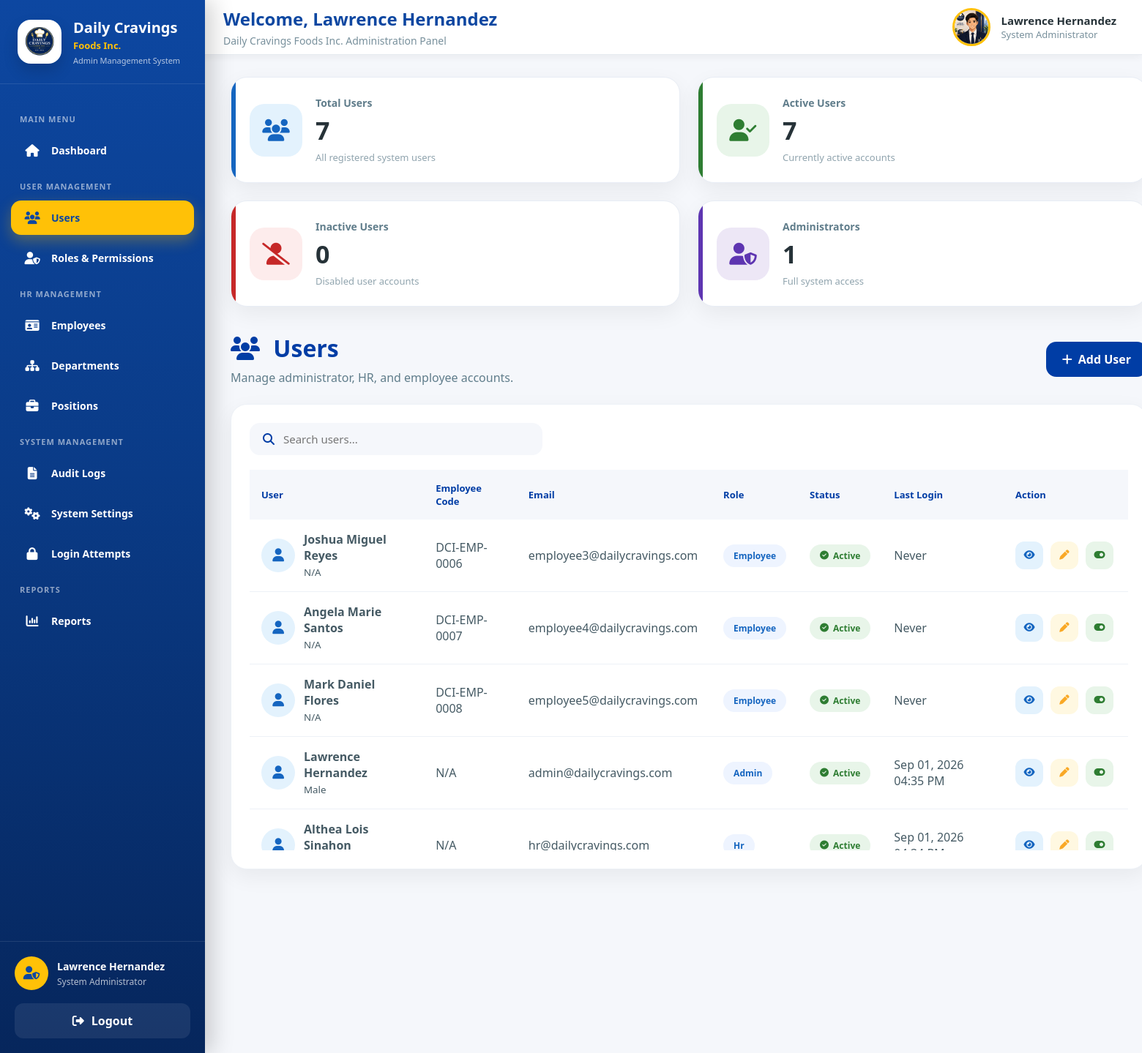
The page /admin/users.php (signed in) on the database its author committed.
### tables this page shows
CREATE TABLE `users` (
  `user_id` int(11) NOT NULL,
  `employee_id` int(11) DEFAULT NULL,
  `full_name` varchar(150) NOT NULL,
  `email` varchar(150) NOT NULL,
  `password` varchar(255) NOT NULL,
  `role` enum('admin','hr','employee') NOT NULL,
  `gender` enum('Male','Female') DEFAULT NULL,
  `profile_picture` varchar(255) DEFAULT NULL,
  `status` enum('active','inactive','locked') DEFAULT 'active',
  `last_login` datetime DEFAULT NULL,
  `created_at` timestamp NOT NULL DEFAULT current_timestamp()
);

CREATE TABLE `employees` (
  `employee_id` int(11) NOT NULL,
  `employee_code` varchar(50) DEFAULT NULL,
  `first_name` varchar(100) DEFAULT NULL,
  `middle_name` varchar(100) DEFAULT NULL,
  `last_name` varchar(100) DEFAULT NULL,
  `email` varchar(150) DEFAULT NULL,
  `phone` varchar(20) DEFAULT NULL,
  `birthdate` date DEFAULT NULL,
  `gender` varchar(20) DEFAULT NULL,
  `civil_status` varchar(50) DEFAULT NULL,
  `address` text DEFAULT NULL,
  `department_id` int(11) DEFAULT NULL,
  `position_id` int(11) DEFAULT NULL,
  `basic_salary` decimal(10,2) DEFAULT 0.00,
  `employment_status` enum('Active','Inactive','On Leave','Suspended','Resigned','Terminated') DEFAULT 'Active',
  `hire_date` date DEFAULT NULL,
  `created_at` timestamp NOT NULL DEFAULT current_timestamp()
);

### config/permissions.php (called while the page is built, shortened)
<?php
function userHasPermission(PDO $conn, string $role, string $permissionKey): bool
{
    if ($role === 'admin') {
        return true;
    }
    $stmt = $conn->prepare("
        SELECT COUNT(*)
        FROM role_permissions rp
        INNER JOIN permissions p
            ON p.permission_id = rp.permission_id
        WHERE rp.role = ?
          AND p.permission_key = ?
    ");
    $stmt->execute([$role, $permissionKey]);
    $result = (bool) $stmt->fetchColumn();
    return $result;
}
?>

### admin/users.php (the view, shortened to what this page needs)
<?php
require_once "../config/db.php";
require_once "../config/permissions.php";
$currentRole = $_SESSION['role'] ?? '';
$canAddUsers          = userHasPermission($conn, $currentRole, 'add_users');
$canEditUsers         = userHasPermission($conn, $currentRole, 'edit_users');
$canViewUserDetails   = userHasPermission($conn, $currentRole, 'view_user_details');
$canToggleUserStatus  = userHasPermission($conn, $currentRole, 'toggle_user_status');
$totalUsers = $conn->query("
    SELECT COUNT(*)
    FROM users
")->fetchColumn();
$activeUsers = $conn->query("
    SELECT COUNT(*)
    FROM users
    WHERE status = 'active'
")->fetchColumn();
$inactiveUsers = $conn->query("
    SELECT COUNT(*)
    FROM users
    WHERE status = 'inactive'
")->fetchColumn();
$adminUsers = $conn->query("
    SELECT COUNT(*)
    FROM users
    WHERE role = 'admin'
")->fetchColumn();
$sql = "
SELECT
    u.user_id,
    u.employee_id,
    u.full_name,
    u.email,
    u.role,
    u.gender,
    u.status,
    u.last_login,
    u.created_at,
    u.profile_picture,
    e.employee_code
FROM users u
LEFT JOIN employees e
    ON u.employee_id = e.employee_id
WHERE 1
";
$params = [];
$sql .= "
ORDER BY
    u.created_at DESC
";
$stmt = $conn->prepare($sql);
$stmt->execute($params);
$users = $stmt->fetchAll(PDO::FETCH_ASSOC);
?>
<!DOCTYPE html>
<html lang="en">
<head>
    <link rel="stylesheet" href="../assets/css/global.css">
    <link rel="stylesheet" href="../assets/css/admin.css">
    <link rel="stylesheet" href="https://cdnjs.cloudflare.com/ajax/libs/font-awesome/6.7.2/css/all.min.css">
</head>
<body>
<div class="admin-wrapper">
    <?php require_once "includes/sidebar.php"; ?>
    <div class="admin-content-wrapper">
        <?php require_once "includes/header.php"; ?>
        <main class="admin-main">
        <section class="admin-user-page">
                <div class="admin-user-summary-grid" id="usersSummaryGrid">
                <div class="admin-user-summary-card blue">
                    <div class="admin-user-summary-icon">
                        <i class="fa-solid fa-users"></i>
                    </div>
                    <div class="admin-user-summary-content">
                        <span>Total Users</span>
                        <h2>
                            <?= number_format($totalUsers); ?>
                        </h2>
                        <p>All registered system users</p>
                    </div>
                </div>
                <div class="admin-user-summary-card green">
                    <div class="admin-user-summary-icon">
                        <i class="fa-solid fa-user-check"></i>
                    </div>
                    <div class="admin-user-summary-content">
                        <span>Active Users</span>
                        <h2>
                            <?= number_format($activeUsers); ?>
                        </h2>
                        <p>Currently active accounts</p>
                    </div>
                </div>
                <div class="admin-user-summary-card red">
                    <div class="admin-user-summary-icon">
                        <i class="fa-solid fa-user-slash"></i>
                    </div>
                    <div class="admin-user-summary-content">
                        <span>Inactive Users</span>
                        <h2>
                            <?= number_format($inactiveUsers); ?>
                        </h2>
                        <p>Disabled user accounts</p>
                    </div>
                </div>
                <div class="admin-user-summary-card purple">
                    <div class="admin-user-summary-icon">
                        <i class="fa-solid fa-user-shield"></i>
                    </div>
                    <div class="admin-user-summary-content">
                        <span>Administrators</span>
                        <h2>
                            <?= number_format($adminUsers); ?>
                        </h2>
                        <p>Full system access</p>
                    </div>
                </div>
            </div>
            <div class="admin-user-header">
                <div class="admin-user-title">
                    <h1>
                        <i class="fa-solid fa-users"></i>
                        Users
                    </h1>
                    <p>Manage administrator, HR, and employee accounts.</p>
                </div>
                <?php if ($canAddUsers): ?>
                    <a
                        href="user_add.php"
                        class="admin-user-add-btn"
                    >
                        <i class="fa-solid fa-plus"></i>
                        Add User
                    </a>
                <?php endif; ?>
            </div>
            <div class="admin-user-table-card">
                <div class="admin-user-search">
                    <div class="admin-user-search-box">
                        <i class="fa-solid fa-magnifying-glass"></i>
                        <input
                            type="text"
                            id="userSearch"
                            placeholder="Search users..."
                            autocomplete="off"
                        >
                    </div>
                </div>
                <div class="admin-user-table-wrapper">
                    <table class="admin-user-table">
                        <thead>
                            <tr>
                                <th>User</th>
                                <th>Employee Code</th>
                                <th>Email</th>
                                <th>Role</th>
                                <th>Status</th>
                                <th>Last Login</th>
                                <th width="170">
                                    Action
                                </th>
                            </tr>
                        </thead>
                        <tbody id="userTableBody">
                            <?php if (!empty($users)): ?>
                                <?php foreach ($users as $user): ?>
                                    <tr class="user-row">
                                        <td>
                                            <div class="admin-user-name">
                                                <div class="admin-user-avatar">
                                                    <?php if (!empty($user["profile_picture"])): ?>
                                                        <img
                                                            src="../uploads/profile/<?= htmlspecialchars($user["profile_picture"]); ?>"
                                                            alt="Profile"
                                                        >
                                                    <?php else: ?>
                                                        <i class="fa-solid fa-user"></i>
                                                    <?php endif; ?>
                                                </div>
                                                <div>
                                                    <strong>
                                                        <?= htmlspecialchars($user["full_name"]); ?>
                                                    </strong>
                                                    <br>
                                                    <small>
                                                        <?= ucfirst($user["gender"] ?? "N/A"); ?>
                                                    </small>
                                                </div>
                                            </div>
                                        </td>
                                        <td>
                                            <?= htmlspecialchars($user["employee_code"] ?? "N/A"); ?>
                                        </td>
                                        <td>
                                            <?= htmlspecialchars($user["email"]); ?>
                                        </td>
                                        <td>
                                            <span class="admin-user-role">
                                                <?= ucfirst(htmlspecialchars($user["role"])); ?>
                                            </span>
                                        </td>
                                        <td>
                                            <span class="admin-user-status <?= strtolower($user["status"]); ?>">
                                                <?php if ($user["status"] == "active"): ?>
                                                    <i class="fa-solid fa-circle-check"></i>
                                                <?php elseif ($user["status"] == "inactive"): ?>
                                                    <i class="fa-solid fa-circle-xmark"></i>
                                                <?php else: ?>
                                                    <i class="fa-solid fa-lock"></i>
                                                <?php endif; ?>
                                                <?= ucfirst(htmlspecialchars($user["status"])); ?>
                                            </span>
                                        </td>
                                        <td>
                                            <?php
                                                if (!empty($user["last_login"])) {
                                                    echo date(
                                                        "M d, Y h:i A",
                                                        strtotime($user["last_login"])
                                                    );
                                                } else {
                                                    echo "Never";
                                                }
                                            ?>
                                        </td>
                                        <td>
                                            <div class="admin-user-actions">
                                                <?php if ($canViewUserDetails): ?>
                                                    <form
                                                        action="user_view.php"
                                                        method="POST"
                                                    >
                                                        <button
                                                            type="submit"
                                                            class="admin-user-action view"
                                                            title="View User"
                                                        >
                                                            <i class="fa-solid fa-eye"></i>
                                                        </button>
                                                    </form>
                                                <?php endif; ?>
                                                <?php if ($canEditUsers): ?>
                                                    <form
                                                        action="user_edit.php"
                                                        method="POST"
                                                    >
                                                        <button
                                                            type="submit"
                                                            class="admin-user-action edit"
                                                            title="Edit User"
                                                        >
                                                            <i class="fa-solid fa-pen"></i>
                                                        </button>
                                                    </form>
                                                <?php endif; ?>
                                                <?php if ($canToggleUserStatus): ?>
                                                    <form
                                                        action="user_status.php"
                                                        method="POST"
                                                    >
                                                        <button
                                                            type="submit"
                                                            class="admin-user-action status <?= strtolower($user["status"]); ?>"
                                                            title="<?= $user["status"] == "active"
                                                                ? "Deactivate User"
                                                                : "Activate User"; ?>"
                                                        >
                                                            <?php if ($user["status"] == "active"): ?>
                                                                <i class="fa-solid fa-toggle-on"></i>
                                                            <?php else: ?>
                                                                <i class="fa-solid fa-toggle-off"></i>
                                                            <?php endif; ?>
                                                        </button>
                                                    </form>
                                                <?php endif; ?>
                                            </div>
                                        </td>
                                    </tr>
                                <?php endforeach; ?>
                            <?php endif; ?>
                        </tbody>
                    </table>
                </div>
            </div>
        </section>
        </main>
    </div>
</div>
</body>
</html>

### rows shown on the page
users: full_name "Joshua Miguel Reyes", gender "N/A", employee.employee_code "DCI-EMP-0006", email "employee3@dailycravings.com", role "Employee", status "Active", shows "Never"
users: full_name "Angela Marie Santos", gender "N/A", employee.employee_code "DCI-EMP-0007", email "employee4@dailycravings.com", role "Employee", status "Active", shows "Never"
users: full_name "Mark Daniel Flores", gender "N/A", employee.employee_code "DCI-EMP-0008", email "employee5@dailycravings.com", role "Employee", status "Active", shows "Never"
users: full_name "Lawrence Hernandez", gender "Male", employee_code "N/A", email "admin@dailycravings.com", role "Admin", status "Active", last_login "Sep 01, 2026 04:35 PM"
users: full_name "Althea Lois Sinahon", employee_code "N/A", email "hr@dailycravings.com", role "Hr", status "Active", last_login "Sep 01, 2026…"

### other values the page prints
$_SESSION['full_name'] "Lawrence Hernandez"
$admin_name "Lawrence Hernandez"
$totalUsers "7"
$activeUsers "7"
$inactiveUsers "0"
$adminUsers "1"
